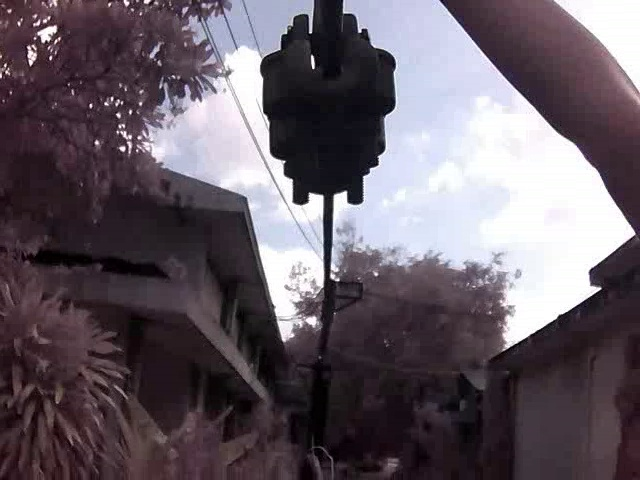
#> input picture 2_clamp_1177.jpg, 640 x 480 px
$ python Example_usage.py
#> lines starting #> are read from the running program, lines starting #| are printed output that depends on the picture; after the words box and inside, x2 and y2 are one past the last pixel; in counts of white or black regions, pixels touching at a corner belong together
#> further down, img is the input picture: shape (480, 640, 3); mean B, G, R 100.6, 91.8, 101.5
### Distance_functions.py
import imutils
import cv2
import numpy as np


def calculate_distance(object_width, focal_length, width_pixel):
    distance = int((10 * (focal_length * object_width) / width_pixel) + 0.5)
    return distance


def distance_estimate(img, start_point, end_point, extended_ratio, canny_var_1, canny_var_2, object_width):
#> called with extended_ratio = 0.2, canny_var_1 = 300, canny_var_2 = 900, object_width = 14.7
    kernel = np.ones((5, 5), np.uint8)  # Init kernel for erosion operation
    width_box = end_point[1] - start_point[1]   # Calculate width of bounding box
    height_box = end_point[0] - start_point[0]  # Calculate height of bounding box
    if width_box == 0 or height_box == 0:
        return [-1, img, 1]
    # Calculate x axis extended
    x_axis_extended = [max(0, int(start_point[1] - extended_ratio * width_box)),
                       min(img.shape[0], int(end_point[1] + extended_ratio * width_box))]
#> x_axis_extended = [0, 247]
    # Calculate y axis extended
    y_axis_extended = [max(0, int(start_point[0] - extended_ratio * height_box)),
                       min(img.shape[1], int(end_point[0] + extended_ratio * height_box))]
#> y_axis_extended = [229, 425]
    # Crop image
    crop_img = img[x_axis_extended[0]: x_axis_extended[1], y_axis_extended[0]:y_axis_extended[1]]
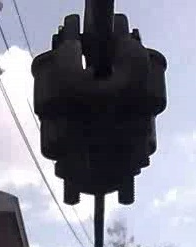
#> crop_img: shape (247, 196, 3); mean of channels 0, 1, 2 145.1, 132, 130.9; drawn as B, G, R
    erode = cv2.erode(crop_img, kernel, iterations=1)   # Perform erosion operation on input image
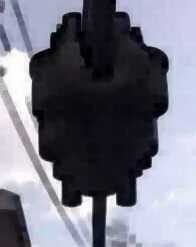
#> erode: shape (247, 196, 3); mean of channels 0, 1, 2 129.2, 116.2, 115.1; drawn as B, G, R
    dilate = cv2.dilate(erode.copy(), kernel, iterations=1)  # Perform dilation operation on input image
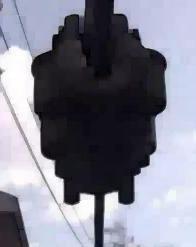
#> dilate: shape (247, 196, 3); mean of channels 0, 1, 2 142.1, 128.9, 127.8; drawn as B, G, R
    edges = cv2.Canny(dilate, canny_var_1, canny_var_2)  # Perform Canny edge detection algorithm on eroded image
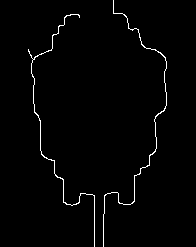
#> edges: shape (247, 196); 1.5% white in thin lines or dots, all inside (x1, y1, x2, y2) = (28, 0, 167, 247)
    contours = cv2.findContours(edges.copy(), cv2.RETR_TREE, cv2.CHAIN_APPROX_SIMPLE)   # Find contours of the image
#> contours = 2 contours; box (x1, y1, x2, y2) and area: (103, 0, 167, 247) 40, (28, 14, 95, 247) 39
    contours = imutils.grab_contours(contours)  # Grabs the appropriate tuple value
    c = sorted(contours, key=cv2.contourArea)   # Sort contours based on contour area
#> c has the same summary as contours
    ext_left, ext_right, ext_top, ext_bot = 1e5, -1e5, 1e5, -1e5    # Initialize external boundary on contours
    # Find external boundary of contours
    if len(c) > 0:
        for cc in c:
            ext_left = min(cc[:, :, 0].min(), ext_left)
            ext_right = max(cc[:, :, 0].max(), ext_right)
            ext_top = min(cc[:, :, 1].min(), ext_top)
            ext_bot = max(cc[:, :, 1].max(), ext_bot)
#> this loop made 2 passes
#> (ext_left, ext_right, ext_top, ext_bot) on passes 1 to 2: (28, 94, 14, 246), (28, 166, 0, 246)
        try:
            if ext_right - ext_left == 0:
                return [-1, img, 1]
            distance = calculate_distance(object_width, 764, ext_right - ext_left)     # Calculate distance
#> in calculate_distance, `distance = int((10 * (focal_length * object_width) / width_pixel) + 0.5)`: distance = 814
#> distance = 814
            # Draw contour for further troubleshooting
            img_1 = cv2.drawContours(crop_img.copy(), contours, -1, (0, 0, 255), 3)
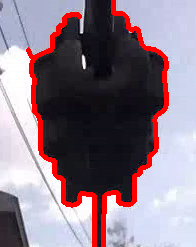
#> img_1: shape (247, 196, 3); mean of channels 0, 1, 2 135.4, 122.9, 139.5; drawn as B, G, R
            # Draw rectangle used for distance estimation
            img_out = img_1.copy()
            cv2.rectangle(img_out, (ext_left, ext_top), (ext_right, ext_bot), (0, 255, 0), 3)
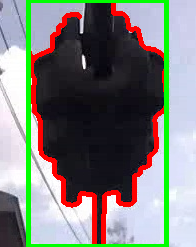
#> img_out: shape (247, 196, 3); 6.75% of pixels changed, all inside (x1, y1, x2, y2) = (26, 0, 169, 247); drawn as B, G, R
            error = 0
        except Exception:
            error = 1
    else:
        return [-1, crop_img, 1]
    return [distance, img_out, error]


# [44 lines left out: function distance_estimate_developing, not called in this run]

### Example_usage.py
from Distance_functions import distance_estimate
import cv2
import sys

def nothing(x):
    pass


img = cv2.imread("2_clamp_1177.jpg")
cv2.namedWindow('Window 1')
cv2.namedWindow('Window 2')
cv2.createTrackbar('Var_1', 'Window 1', 300, 1000, nothing)
cv2.createTrackbar('Var_2', 'Window 1', 900, 1000, nothing)
#print(distance)
test = True
while 1:
    Min_val = cv2.getTrackbarPos('Var_1', 'Window 1')
    Max_val = cv2.getTrackbarPos('Var_2', 'Window 1')
    distance, img_1, error = distance_estimate(img.copy(), [257, 12], [397, 208], 0.2, Min_val, Max_val, 14.7)
#> distance = 814; error = 0
    if error == 0:
        img_1 = cv2.putText(img_1.copy(), "{} (mm)".format(distance), (105, 230), cv2.FONT_HERSHEY_SIMPLEX ,
                            0.5, (0, 0, 0) , 1, cv2.LINE_AA)
        cv2.imshow('Window 1', img_1)
        cv2.imshow('Window 2', img)
        #print("Distance: {} mm".format(distance))

        k = cv2.waitKey(100) & 0xFF
#> (key Esc is pressed here)
        if k == 27:
            break
    else:
    # print(distance)
        k = cv2.waitKey(100) & 0xFF
        if k == 27:
            break
